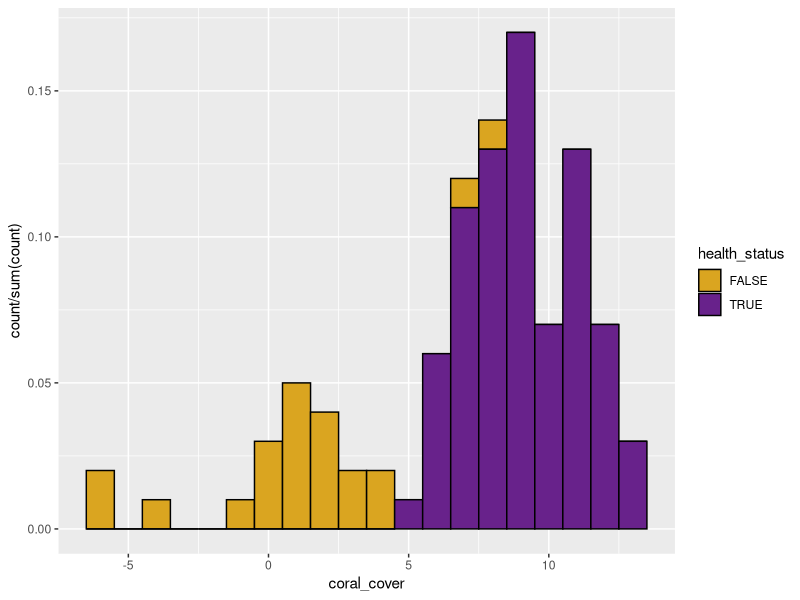
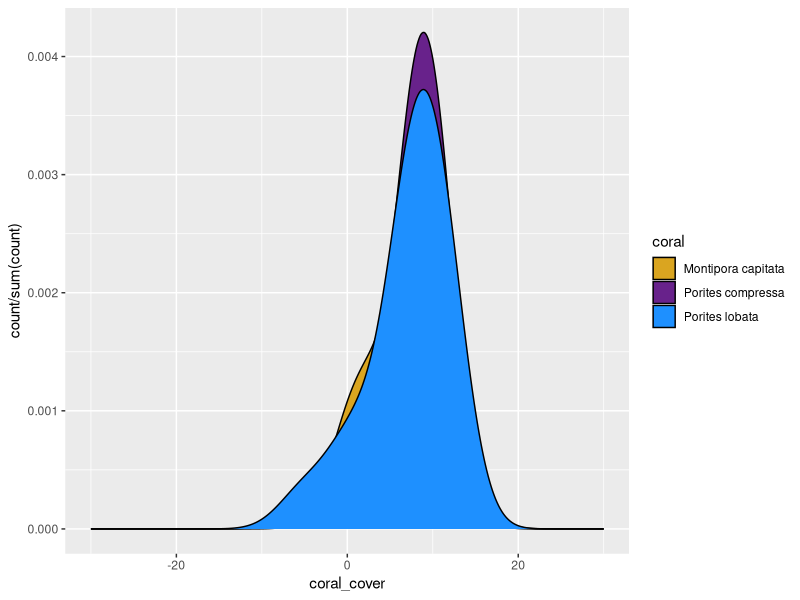

These charts were generated, in order, by the following R code:
### libraries used 
library(ggplot2)
library(tibble)
library(tidyverse)

rm(list=ls())

### QUESTION 1
#Do we really need to write out the equation when R has sd as a standard function? 
y = c(1, 2, 3, 4, 5, 6)
sd_y = sd(y)

### QUESTION 2 
coral_pop = c("Montipora capitata", "Porites compressa", "Porites lobata")
coral = sample(coral_pop, size = 100, replace = TRUE)
status = c("TRUE", "FALSE")
health_status = sample(status, size = 100, replace = TRUE, prob = c(0.8, 0.2))
coral_health_tibble = tibble(data.frame(coral, health_status))

### QUESTION 3 
coral_health_tibble$coral_cover = NA 
coral_health_tibble$coral_cover[coral_health_tibble$health_status == TRUE] = rnorm(n = length(
  coral_health_tibble$coral[coral_health_tibble$health_status == TRUE]), mean = 9, sd = 2)
coral_health_tibble$coral_cover[coral_health_tibble$health_status == FALSE] = rnorm(n = length(
  coral_health_tibble$coral[coral_health_tibble$health_status == FALSE]), mean = 1, sd = 3)

### QUESTIONS 4 
coral_health_tibble$binary_health_status = as.integer(coral_health_tibble$health_status)-1

### QUESTION 5 
ggplot(coral_health_tibble, aes(x=coral_cover, fill=health_status))+scale_fill_manual(values = c("goldenrod", "darkorchid4"))+ 
  geom_histogram(aes(y=..count../sum(..count..)),binwidth = 1, colour = "black")

### Question 6 
ggplot(coral_health_tibble, aes(x=coral_cover, fill=coral))+scale_fill_manual(values = c("goldenrod", "darkorchid4","dodgerblue"))+ 
  geom_density(aes(y=..count../sum(..count..)),adjust=2, colour = "black")+xlim(c(-30,30))

